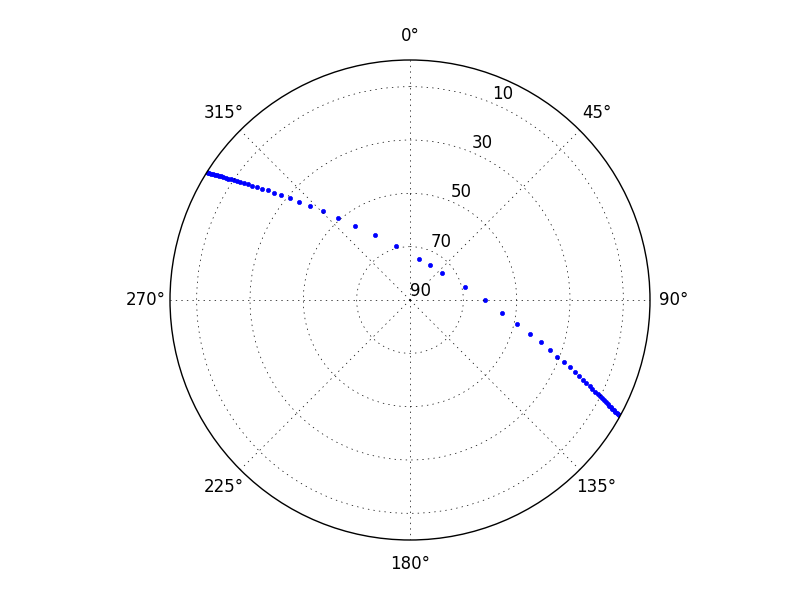

Write the Python code that produced this figure.
#!/usr/bin/env python

import sys
import numpy as np
import matplotlib.pyplot as plt

from beyond.dates import Date, timedelta
from beyond.orbits import Tle
from beyond.frames import create_station
from beyond.config import config


tle = Tle("""ISS (ZARYA)
1 25544U 98067A   16086.49419020  .00003976  00000-0  66962-4 0  9998
2 25544  51.6423 110.4590 0001967   0.7896 153.8407 15.54256299992114""").orbit()

# Station definition
station = create_station('TLS', (43.428889, 1.497778, 178.0))
azims, elevs = [], []

print("    Time      Azim    Elev    Distance   Radial Velocity")
print("=========================================================")

for orb in station.visibility(tle, start=Date.now(), stop=timedelta(hours=24), step=timedelta(seconds=30), events=True):
    elev = np.degrees(orb.phi)
    # Radians are counterclockwise and azimuth is clockwise
    azim = np.degrees(-orb.theta) % 360

    # Archive for plotting
    azims.append(azim)
    # Matplotlib actually force 0 to be at the center of the polar plot,
    # so we trick it by inverting the values
    elevs.append(90 - elev)

    r = orb.r / 1000.
    print("{event:7} {orb.date:%H:%M:%S} {azim:7.2f} {elev:7.2f} {r:10.2f} {orb.r_dot:10.2f}".format(
        orb=orb, r=r, azim=azim, elev=elev, event=orb.event.info if orb.event is not None else ""
    ))

    if orb.event and orb.event.info.startswith("LOS"):
        # We stop at the end of the first pass
        print()
        break

plt.figure()
ax = plt.subplot(111, projection='polar')
ax.set_theta_direction(-1)
ax.set_theta_zero_location('N')
plt.plot(np.radians(azims), elevs, '.')
ax.set_yticks(range(0, 90, 20))
ax.set_yticklabels(map(str, range(90, 0, -20)))
ax.set_rmax(90)

if "no-display" not in sys.argv:
    plt.show()
